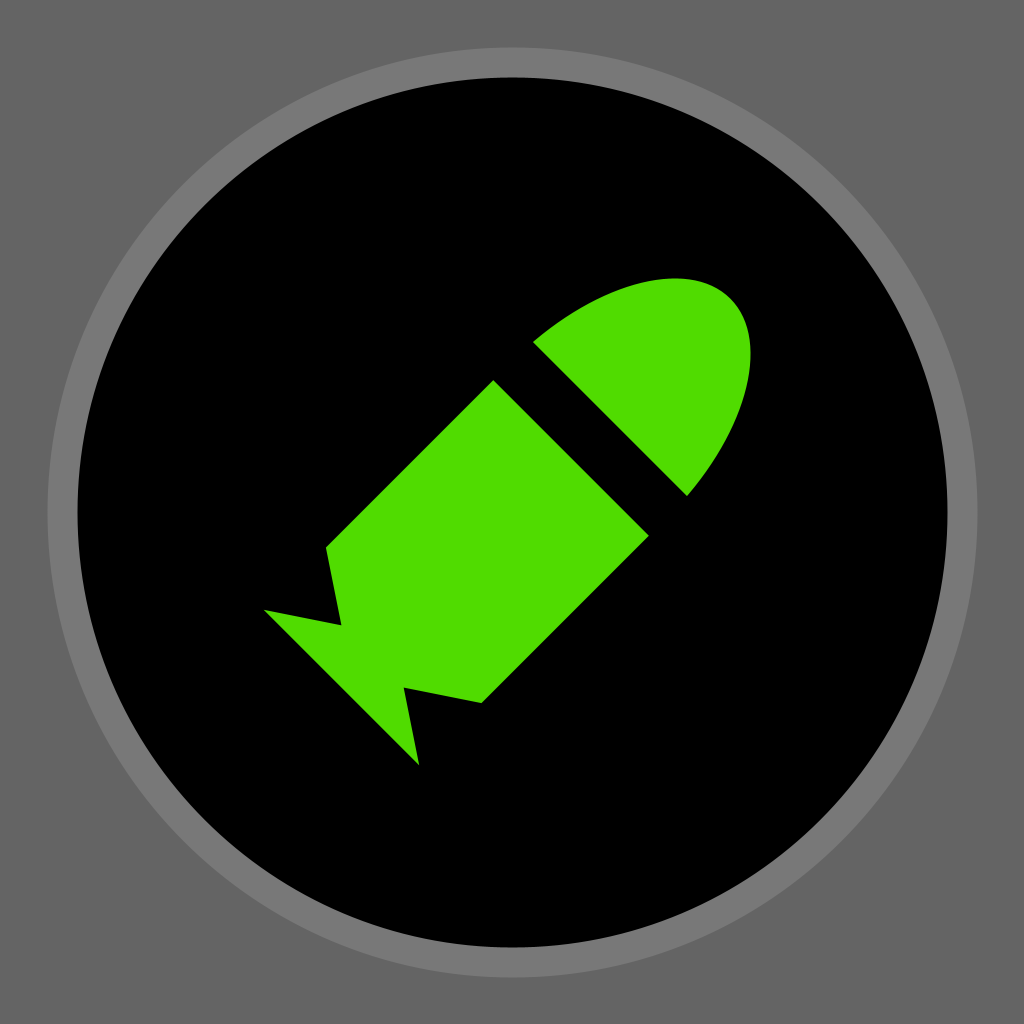
Frame 1 (no input)
Frame 60 (the mouse pressed at the canvas centre just before this capture): identical to frame 1, image omitted
Frame 120 (the mouse held since frame 60 and released just before this capture): identical to frame 1, image omitted

The Processing sketch that drew this single still picture (run headless with seeded random() and noise(); from frame 60 on, the mouse is pressed at the canvas centre):

// Processing sketch: Round_Icon
// ── Round_Icon.pde
// Image for my ROUND application

boolean SAVE = true;
int diameter = 900;
int timer = 0;
float z = 22;

PGraphics icon;

void setup(){
  size(1024,1024);
  
  icon = createGraphics(1024,1024);
}

void draw() {
  background(100);
  
  icon.beginDraw();
  
    icon.background(255,0);
    icon.smooth();
    
    icon.fill(0);
    icon.stroke(120);
    icon.strokeWeight(30);
    icon.ellipseMode(CENTER);
    icon.ellipse(width/2,height/2,diameter,diameter);
    
    icon.translate(width/2-15,height/2+20);
    icon.rotate(PI/4);
    
    icon.fill(80,220,0);
    icon.noStroke();
    icon.ellipse(0,z*-6,z*10,z*18); 
  
    icon.beginShape();
      icon.vertex(z*-5, z*-6);
      icon.vertex(z*5,  z*-6);
      icon.vertex(z*5,  z*6);
      icon.vertex(z*2,  z*8);
      icon.vertex(z*5,  z*10);
      icon.vertex(z*-5, z*10);
      icon.vertex(z*-2, z*8);
      icon.vertex(z*-5, z*6);
    icon.endShape(CLOSE);
    
    icon.noFill();
    icon.stroke(0);
    icon.strokeWeight(z*2.5);
    icon.line(z*-5,z*-6,z*5,z*-6);
  icon.endDraw();
  
  if (timer == 0 && SAVE) {
    icon.save("icon.png");
  }
  
  image(icon,0,0);
  
  timer ++;
}
